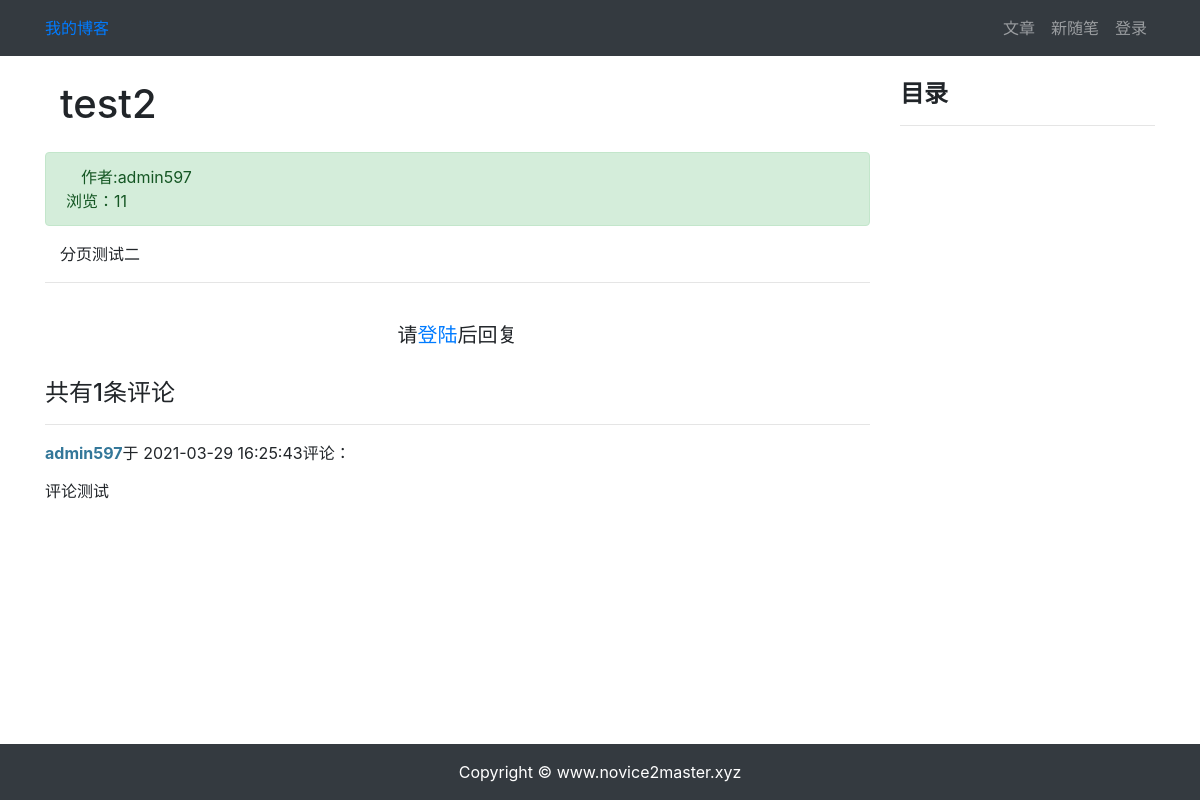
Screenshot of /article/article_detail/4 with the database file from the repository.
### article/models.py (models this page shows, shortened)
class ArticlePost(models.Model):
    author = models.ForeignKey(User, on_delete=models.CASCADE)
    title = models.CharField(max_length=140)
    body = models.TextField()
    created = models.DateTimeField(default=timezone.now)
    update = models.DateTimeField(auto_now=True)
    total_views = models.PositiveIntegerField(default=0)
    class Meta:
        ordering = ('-update', )

### comment/models.py (models this page shows, shortened)
class Comment(models.Model):
    article = models.ForeignKey(ArticlePost, on_delete=models.CASCADE, related_name='commnet')
    user = models.ForeignKey(User, on_delete=models.CASCADE, related_name='comment')
    body = models.TextField()
    created = models.DateTimeField(auto_now_add=True)
    class Meta:
        ordering = ('created', )

### article/views.py (the view)
# urls.py: path('article_detail/<int:id>', views.article_detail, name='article_detail'),
def article_detail(request, id):
    article = ArticlePost.objects.get(id=id)
    comments = Comment.objects.filter(article=id)
    if request.method == 'GET':
        article.total_views += 1
        article.save(update_fields=['total_views'])
    md = markdown.Markdown(
        extensions=[
            'markdown.extensions.extra',
            'markdown.extensions.codehilite',
            'markdown.extensions.toc',
        ])
    article.body = md.convert(article.body)
    context = {'article': article, 'toc': md.toc, 'comments': comments}
    return render(request, 'article/detail.html', context)

### templates/article/detail.html (shortened to what this page needs)
{% extends 'base.html' %}
{% block content %}
<div class="container">
    <div class="row">
        <div class="col-9">
            <h1 class="col-12 mt-4 mb-4">{{ article.title }}</h1>
            <div class="col-12 alert alert-success">
                <div class="col-12 alter alert-success">
                    作者:{{ article.author }}
                </div>
                <div>
                    浏览：{{ article.total_views }}
                </div>
            </div>
            <div class="col-12">
                <p>{{ article.body | safe }}</p>
            </div>
            <hr>
            {% if user.is_authenticated %}
                <div>
                    <form method="POST" action="{% url 'comment:post_comment' article.id %}">
                        {% csrf_token %}
                        <div class="form-group">
                            <label for="body"><strong>我要评论：</strong></label>
                            <textarea type="text" class="form-control" name="body" id="body" rows="2"></textarea>
                        </div>
                        <button class="btn btn-primary" type="submit">发送</button>
                    </form>
                </div>
            {% else %}
                <br>
                <h5 class="row justify-content-center">请<a href="{% url 'userprofile:login' %}">登陆</a>后回复</h5>
                <br>
            {% endif %}
            <h4>共有{{ comments.count }}条评论</h4>
            <div>
                {% for comment in comments %}
                    <hr>
                    <p>
                        <strong style="color: #337799">{{ comment.user }}</strong>于
                        <span>{{ comment.created | date:"Y-m-d H:i:s" }}</span>评论：
                    </p>
                    <pre style="font-family: inherit; font-size: 1em;">{{ comment.body }}</pre>
                {% endfor %}
            </div>
        </div>
        <div class="col-3 mt-4">
            <h4><strong>目录</strong></h4>
            <hr>
        </div>
    </div>
</div>
{% endblock content %}

### static/md_css/monokai.css (style rules this page uses)
pre { line-height: 125%; }

### rows the page displays
ArticlePost: title "test2", author "admin597", total_views "11", body "分页测试二"
Comment: user "admin597", created "2021-03-29 16:25:43", body "评论测试"

### other values shown
{{ comments.count }} "1"
